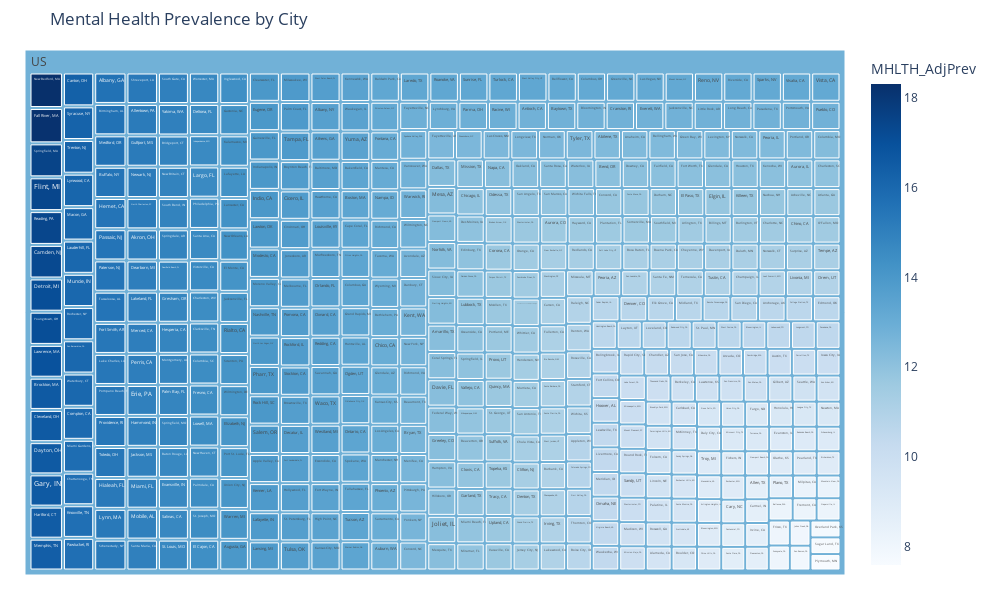

Notebook source saved alongside this figure:
### Markdown cell above
## Explore MH Overall Status
I chose a treemap to present the overall status of all 500 cities instead of a bar chart because it effectively utilizes size and color to clearly depict the mental health prevalence in each city. Imagine trying to read data from a bar chart with 500 bars!

Plotly is an interactive visualization tool that allows us to extract more information by hovering over or clicking on a box to obtain detailed information.

Unfortunately, the interactive function is not available in the GitHub environment. The following pictures are treated as static visualizations to provide an overview. To explore the interactive functions, download the visualizations using the following links and open them with any web browser:

- [fig_city](MHDS/Visuals/fig_city.html)
- [fig_statecity](MHDS/Visuals/fig_statecity.html)

### Code cell
fig_city = mh.mh_city_level_treemap(mhdf, title='Mental Health Prevalence by City')

# output png and html files
mh.output_visuals(fig_city, 'MHDS/Visuals/fig_city.png')
mh.output_visuals(fig_city, 'MHDS/Visuals/fig_city.html', tohtml = True)

fig_city.show()

# Below static image aims to be displayed in Github,
# you can disable it when running in local environment:
# Image(filename='MHDS/Visuals/fig_city.png')

### Figure 1 — Plotly figure (JSON) as saved in the notebook; plotly's stock layout.template omitted (floating-point values rounded to 4 significant figures; data arrays with more than 128 entries replaced by an {"elided": "..."} marker saying what was removed)
{"data": [{"branchvalues": "total", "customdata": {"elided": "501x1 float values"}, "domain": {"x": [0, 1], "y": [0, 1]}, "hovertemplate": "labels=%{label}<br>MHLTH_AdjPrev_sum=%{value}<br>parent=%{parent}<br>id=%{id}<br>MHLTH_AdjPrev=%{color}<extra></extra>", "ids": {"elided": "501 str values"}, "labels": {"elided": "501 str values"}, "marker": {"coloraxis": "coloraxis", "colors": {"elided": "501 float values"}}, "name": "", "parents": {"elided": "501 str values"}, "type": "treemap", "values": {"elided": "501 float values"}}], "layout": {"coloraxis": {"colorbar": {"title": {"text": "MHLTH_AdjPrev"}}, "colorscale": [[0, "rgb(247,251,255)"], [0.125, "rgb(222,235,247)"], [0.25, "rgb(198,219,239)"], [0.375, "rgb(158,202,225)"], [0.5, "rgb(107,174,214)"], [0.625, "rgb(66,146,198)"], [0.75, "rgb(33,113,181)"], [0.875, "rgb(8,81,156)"], [1, "rgb(8,48,107)"]]}, "height": 600, "legend": {"tracegroupgap": 0}, "margin": {"b": 25, "l": 25, "r": 25, "t": 50}, "title": {"text": "Mental Health Prevalence by City"}, "width": 1000}}
